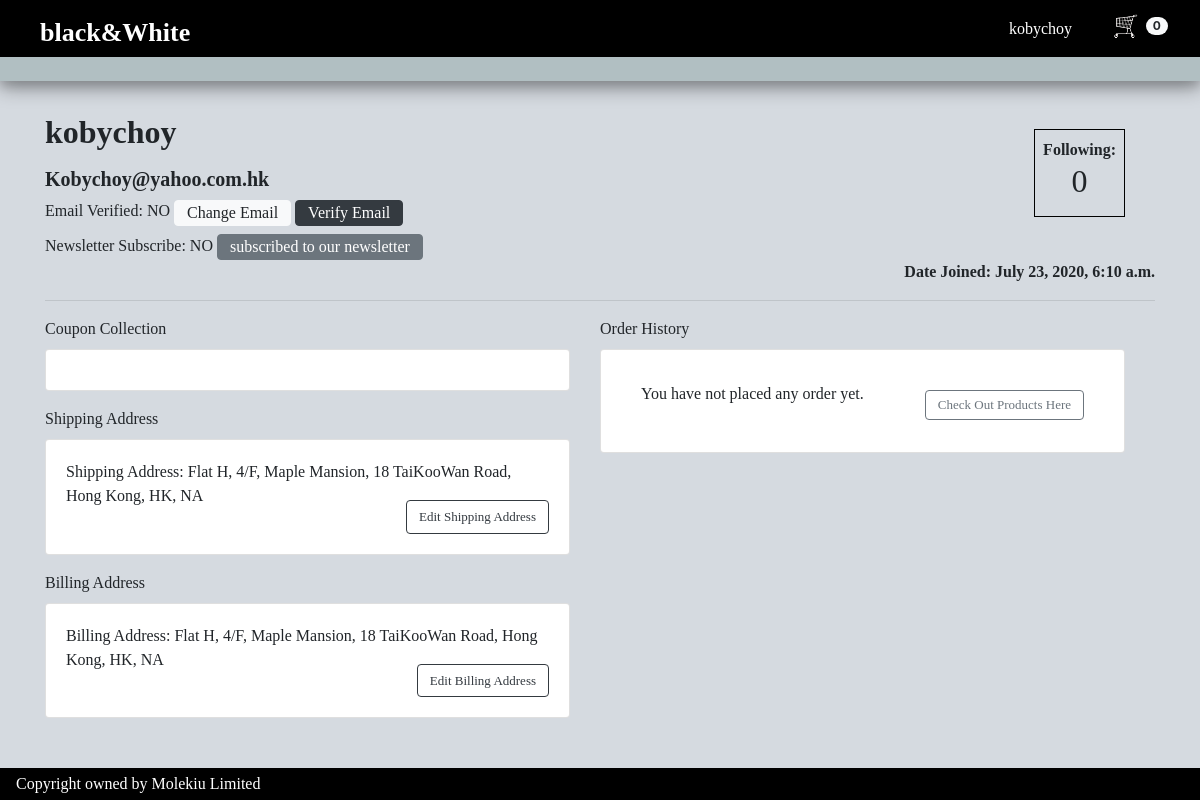
Page /webb/1/profile_details/ (signed in) on the committed database.
### webb/models.py (models this page shows, shortened)
class Profile(models.Model):
    user = models.OneToOneField(User, on_delete=models.CASCADE)
    email_verified = models.BooleanField(default=False)
    subscribed = models.BooleanField(default=False)
    def get_shipping_address(self):
        try:
            address = Address.objects.filter(user=self).get(address_types='S')
            return address
        except Address.DoesNotExist:
            return None
    def get_billing_address(self):
        try:
            address = Address.objects.filter(user=self).get(address_types='B')
            return address
        except Address.DoesNotExist:
            return None
    def get_order_history(self):
        return Order.objects.filter(user=self).order_by('-ordered_at')
    def get_absolute_url(self):
        return reverse('webb:profile_detail', args=[self.pk])
    def get_following_count(self):
        return ProfileFollowing.objects.filter(following=self).count()
    def get_following_list(self):
        creators = set()
        for c in ProfileFollowing.objects.filter(following=self).select_related('follower'):
            creators.add(c)
        return creators

class Address(models.Model):
    ADDRESS_TYPES = [('B', 'Billing'),('S', 'Shipping')]
    user = models.ForeignKey(Profile, on_delete=models.CASCADE)
    address = models.CharField(max_length=1000)
    address_2 = models.CharField(max_length=1000, blank=True, null=True)
    zip_code = models.CharField(max_length=100)
    country = CountryField()
    city = models.CharField(max_length=100)
    address_types = models.CharField(max_length=1, choices=ADDRESS_TYPES)
    def __str__(self):
        dictionary = {'B': 'Billing Address', 'S': 'Shipping Address'}
        return '%s: %s, %s, %s, %s, %s' % (
            dictionary[self.address_types], self.address, self.address_2,
            self.city, str(self.country), self.zip_code)

### webb/views.py (the view)
# urls.py: path('<int:pk>/profile_details/', ProfileDetailView.as_view(), name='profile_detail'),
class ProfileDetailView(DetailView):
    model = Profile
    template_name = "profile_detail.html"

### webb/templates/profile_detail.html (shortened to what this page needs)
{% load static %}
<!DOCTYPE html>
<html>
    <head>
		<link rel="stylesheet" href="https://maxcdn.bootstrapcdn.com/bootstrap/4.4.1/css/bootstrap.min.css">
		<link rel="stylesheet" href="https://cdnjs.cloudflare.com/ajax/libs/font-awesome/4.7.0/css/font-awesome.min.css">
    </head>
    <body style="background-color: '#979AA0';">
        {% include 'nav/home_nav.html' %}
        <div id="art_news_ticker" style="background-color:#B1BFC2; height: 3vh;" class="nav-shadow">
        </div>
        <div class="mt-4">
            {% if not user.profile.pk == object.pk %}
                <div class="text-center">
                    <img src="{% static 'images/access_denied.svg' %}" style="max-height: 30vh;" class='mt-3'/>
                    <h5 class='didot mt-3' style='font-weight: bold'>You do not have acccess on this page</h5>
                </div>
            {% else %}
                <div class="container didot">
                    <div class="row w-100">
                        <div class="col">
                            <h2 style="font-weight: bold;" class="py-2">{{ object.user.username }}</h2>
                            <div id="email">
                                <h5 id='email_text' style="font-weight: bold;">{{ object.user.email }}</h5>
                            </div>
                            <div class="mt-2">
                                Email Verified: {{ object.email_verified |yesno:"YES, NO, MAYBE" }}
                                <button class="btn btn-light py-0" onclick="show_email_input()">Change Email</button>
                                {% if not object.email_verified %}
                                    <button class="btn btn-dark py-0">Verify Email</button>
                                {% endif %}
                            </div>
                            <div class="mt-2">
                                Newsletter Subscribe: {{ object.subscribed |yesno:"YES, NO, MAYBE" }}
                                {% if object.subscribed %}
                                    <button class="btn btn-secondary py-0">
                                        unsubscribed our newsletter
                                    </button>
                                {% else %}
                                    <button class="btn btn-secondary py-0">
                                        subscribed to our newsletter
                                    </button>
                                {% endif %}
                            </div>
                        </div>
                        <div class="col">
                            <div style="width: fit-content; border: 1px solid black" class="p-2 ml-auto mt-4">
                                <strong><a data-toggle="modal" data-target='#following_modal' style="cursor:pointer;">Following:</a></strong>
                                <h2 class="text-center">{{ object.get_following_count }}</h2>
                            </div>
                        </div>
                    </div>
                    <div class="float-right">
                        <span style="font-weight: bold;">Date Joined: {{ object.user.date_joined }}</span>
                    </div><br>
                    <hr style="color:black;">
                    <div class="w-100 row">
                        <div class='col'>
                            <div id='coupon_collection'>
                                Coupon Collection
                                <div class="card d-flex flex-nowrap mt-2">
                                    <div class="card-body">
                                    </div>
                                </div>
                            </div>
                            <div id='shipping_address' class="mt-3">
                                Shipping Address
                                <div class="card mt-2">
                                    <div id='shipping' class="card-body">
                                        {% if object.get_shipping_address %}
                                            {{ object.get_shipping_address }}
                                            <button class="btn btn-outline-dark mt-3 float-right"
                                            style="font-size: small" onclick="openUpdateAddress('{{ object.get_shipping_address.pk }}')">
                                                Edit Shipping Address
                                            </button>
                                        {% else %}
                                            <span>No Shipping Address Yet</span>
                                            <div class="float-right">
                                                <button class="btn btn-secondary" onclick="openAddress('S')">Add Address</button>
                                            </div>
                                        {% endif %}
                                    </div>
                                </div>
                            </div>
                            <div id='billing_address' class="mt-3">
                                Billing Address
                                <div class="card mt-2">
                                    <div id='billing' class="card-body">
                                        {% if object.get_billing_address %}
                                            {{ object.get_billing_address }}
                                            <button class="btn btn-outline-dark mt-3 float-right"
                                            style="font-size: small" onclick="openUpdateAddress( '{{ object.get_billing_address.pk }}' )">
                                                Edit Billing Address
                                            </button>
                                        {% endif %}
                                    </div>
                                </div>
                            </div>
                        </div>
                        <div class="col">
                            <div>
                                Order History
                                <div class="card mt-2">
                                    <div class="card-body">
                                        <ul class="list-group list-group-flush">
                                            {% for order in object.get_order_history %}
                                                <li class="list-group-item">
                                                    <a href="">{{ order.reference_no }}</a>
                                                    <div class="row w-100">
                                                        <div class="col">
                                                            Price: {{ order.payment.amount }}
                                                        </div>
                                                        <div class="col text-right">
                                                            Ordered At: {{ order.ordered_at }}<br>
                                                            Order Status | {{ order.get_status }}
                                                        </div>
                                                    </div>
                                                </li>
                                            {% empty %}
                                                <li class="list-group-item">
                                                    You have not placed any order yet.
                                                    <a class="float-right btn btn-outline-secondary py-1 mt-2"
                                                    href="{% url 'webb:products' 'AP' %}" style="font-size: small;">
                                                        Check Out Products Here
                                                    </a>
                                                </li>
                                            {% endfor %}
                                        </ul>
                                    </div>
                                </div>
                            </div>
                        </div>
                    </div>
                </div>
            {% endif %}
        </div>
        <footer class="fixed-bottom justify-content-between d-flex py-1 px-3" style="background-color:black; color:white;">
			<div id="copyright" class="didot">
				 Copyright owned by Molekiu Limited
			</div>
		</footer>
    </body>
</html>

### webb/templates/nav/home_nav.html (shortened to what this page needs)
{% load static %}
<nav id="navbar" class="navbar navbar-expand py-0 navbar-right" style="background-color: black; height:fit-content;">
    <a class="navbar-brand ml-4 mt-2 didot bold" style="color:white;font-size: 26px;" href="{% url 'webb:home' %}">black&White</a>
    <ul class="navbar-nav ml-auto mr-3">
        <li class="nav-item didot" style="color: white;">
            {% if user.is_authenticated %}
                <div class="dropdown">
                    <button class="btn" style="background-color: none; color:white;" data-toggle="dropdown">
                        {{ user.username }}</button>
                </div>
            {% else %}
                <a data-toggle="modal" data-target="#sign_in">
                    <img src="{% static 'images/user.png' %}" style="width:4vh; height:4vh;">
                </a>
            {% endif %}
        </li>
        <li class="nav-item">
            <a onclick="open_cart_modal()">
                <img class="ml-4" src="{% static 'images/cart_bw.png'%}" style="width:4vh; height:4vh;">
            </a>
            <span id='no_product_cart' class="badge badge-pill badge-light">0</span>
        </li>
    </ul>
</nav>

### webb/templates/profile_detail.html (style rules this page uses)
html, body { margin: 0; height: 100%; width: 100%; }
.didot { font-family: Didot, "Didot LT STD", "Hoefler Text", Garamond, "Times New Roman", serif; }
.bold { font-weight: bold; }
.nav-shadow { box-shadow: 0 5px 10px 0 rgba(0, 0, 0, 0.1), 0 6px 20px 0 rgba(0, 0, 0, 0.4); }
a { text-decoration: none; color:white }
body { background-color: #D5DAE0; }

### rows in the picture
Profile: user.username "kobychoy", user.email "Kobychoy@yahoo.com.hk", email_verified "NO", subscribed "NO", get_following_count "0", user.date_joined "July 23, 2020, 6:10 a.m.", get_shipping_address "Shipping Address: Flat H, 4/F, Maple Mansion, 18 TaiKooWan Road, Hong Kong, HK, NA", get_billing_address "Billing Address: Flat H, 4/F, Maple Mansion, 18 TaiKooWan Road, Hong Kong, HK, NA"

### other values in the picture
{{ user.username }} "kobychoy"
